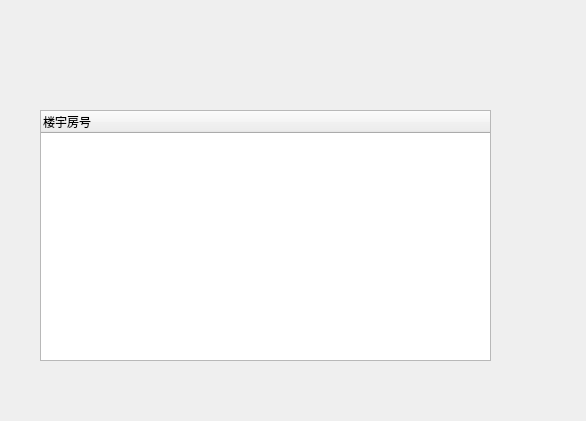
<?xml version="1.0" encoding="UTF-8"?>
<ui version="4.0">
 <class>DialogDepartment</class>
 <widget class="QDialog" name="DialogDepartment">
  <property name="geometry">
   <rect>
    <x>0</x>
    <y>0</y>
    <width>586</width>
    <height>421</height>
   </rect>
  </property>
  <property name="windowTitle">
   <string>Dialog</string>
  </property>
  <widget class="QTreeWidget" name="treeWidget">
   <property name="geometry">
    <rect>
     <x>40</x>
     <y>110</y>
     <width>451</width>
     <height>251</height>
    </rect>
   </property>
   <column>
    <property name="text">
     <string>楼宇房号</string>
    </property>
   </column>
  </widget>
  <widget class="QWidget" name="gridLayoutWidget">
   <property name="geometry">
    <rect>
     <x>40</x>
     <y>20</y>
     <width>471</width>
     <height>80</height>
    </rect>
   </property>
   <layout class="QGridLayout" name="gridLayout"/>
  </widget>
 </widget>
 <resources/>
 <connections/>
</ui>
